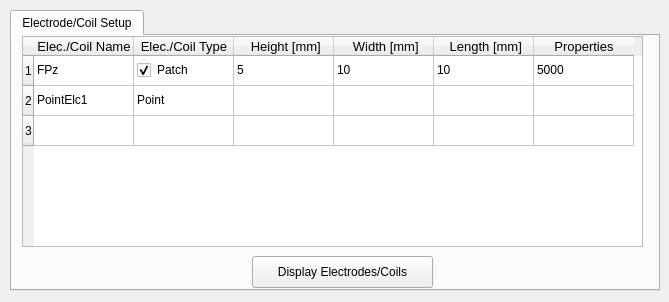
<?xml version="1.0" encoding="UTF-8"?>
<ui version="4.0">
 <class>ElectrodeCoilSetupDialog</class>
 <widget class="QWidget" name="ElectrodeCoilSetupDialog">
  <property name="geometry">
   <rect>
    <x>0</x>
    <y>0</y>
    <width>669</width>
    <height>302</height>
   </rect>
  </property>
  <property name="windowTitle">
   <string>ElectrodeCoilSetupDialog</string>
  </property>
  <widget class="QTabWidget" name="tabWidget">
   <property name="geometry">
    <rect>
     <x>10</x>
     <y>10</y>
     <width>650</width>
     <height>281</height>
    </rect>
   </property>
   <property name="currentIndex">
    <number>0</number>
   </property>
   <widget class="QWidget" name="Electrode Sponge">
    <attribute name="title">
     <string>Electrode/Coil Setup</string>
    </attribute>
    <widget class="QTableWidget" name="tableWidget">
     <property name="geometry">
      <rect>
       <x>10</x>
       <y>0</y>
       <width>621</width>
       <height>211</height>
      </rect>
     </property>
     <property name="rowCount">
      <number>3</number>
     </property>
     <property name="columnCount">
      <number>6</number>
     </property>
     <row/>
     <row/>
     <row/>
     <column>
      <property name="text">
       <string>Elec./Coil Name</string>
      </property>
      <property name="font">
       <font>
        <pointsize>10</pointsize>
       </font>
      </property>
     </column>
     <column>
      <property name="text">
       <string>Elec./Coil Type</string>
      </property>
      <property name="font">
       <font>
        <pointsize>10</pointsize>
       </font>
      </property>
     </column>
     <column>
      <property name="text">
       <string> Height [mm]</string>
      </property>
      <property name="font">
       <font>
        <pointsize>10</pointsize>
       </font>
      </property>
     </column>
     <column>
      <property name="text">
       <string> Width [mm]</string>
      </property>
      <property name="font">
       <font>
        <pointsize>10</pointsize>
       </font>
      </property>
     </column>
     <column>
      <property name="text">
       <string> Length [mm]</string>
      </property>
      <property name="font">
       <font>
        <pointsize>10</pointsize>
       </font>
      </property>
     </column>
     <column>
      <property name="text">
       <string>Properties</string>
      </property>
      <property name="font">
       <font>
        <pointsize>10</pointsize>
       </font>
      </property>
     </column>
     <item row="0" column="0">
      <property name="text">
       <string>FPz</string>
      </property>
     </item>
     <item row="0" column="1">
      <property name="text">
       <string>Patch</string>
      </property>
      <property name="checkState">
       <enum>Checked</enum>
      </property>
      <property name="flags">
       <set>ItemIsSelectable|ItemIsEditable|ItemIsUserCheckable|ItemIsEnabled|ItemIsTristate</set>
      </property>
     </item>
     <item row="0" column="2">
      <property name="text">
       <string>5</string>
      </property>
     </item>
     <item row="0" column="3">
      <property name="text">
       <string>10</string>
      </property>
     </item>
     <item row="0" column="4">
      <property name="text">
       <string>10</string>
      </property>
     </item>
     <item row="0" column="5">
      <property name="text">
       <string>5000</string>
      </property>
     </item>
     <item row="1" column="0">
      <property name="text">
       <string>PointElc1</string>
      </property>
     </item>
     <item row="1" column="1">
      <property name="text">
       <string>Point</string>
      </property>
      <property name="checkState">
       <enum>Unchecked</enum>
      </property>
     </item>
    </widget>
    <widget class="QPushButton" name="ShowElectrodes">
     <property name="geometry">
      <rect>
       <x>240</x>
       <y>220</y>
       <width>181</width>
       <height>32</height>
      </rect>
     </property>
     <property name="text">
      <string> Display Electrodes/Coils </string>
     </property>
    </widget>
   </widget>
  </widget>
 </widget>
 <layoutdefault spacing="6" margin="11"/>
 <resources/>
 <connections/>
</ui>
